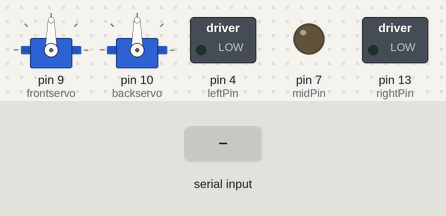
A sketch run on a simulated Arduino Uno, built with avr-gcc and run on an emulated ATmega328P. Parts: 2 × servo, switched loads named in the sketch (green lamp = pin HIGH), output pins drawn as LEDs (lit = HIGH). The test bench sets the inputs (shaded band). What the sketch prints to the serial monitor is not drawn.

Above: at 1.2 s.
1.3 s: "FTF:person:\n" received over the second serial link
At 1.9 s:
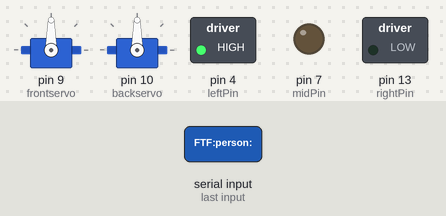
2.8 s: "person:\n" received over the second serial link
4.3 s: "person::45\n" received over the second serial link
Timing chart, 0 to 7.3 s (numbered marks = the images above; inputs shaded):
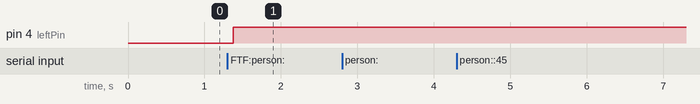

The sketch:

BluetoothTest14_-_Human_Tracker.ino
```cpp
/*
  Note from Will:  This code is only for testing BlueTooth communication and human tracking.
  Depending on a human's position, 3 possible LEDs will turn on and off.
  Example:  If human is standing to the left of center, leftPin LED will be turned on.

  This code is based on work by Sohail Shah of GemCode Studios.
  However, his code was meant for a wheeled vehicle with sonar/echo.

  This is a heavily modified, simplified version which is only for testing.  No robot/walker required.
*/

#include <Servo.h>
#include <SoftwareSerial.h>

SoftwareSerial BluePins(2, 3); // RX | TX
Servo frontservo, backservo;
// char walkpattern[] = {60, 120, 120, 120, 120, 60, 60, 60};
char walkpattern[] = {60, 120, 120, 60, 60, 120, 120, 60};
char walkleft[] = {60, 90, 90, 90, 90, 60, 60, 60, 60};
//char walkright[] = {60, 90, 90, 90, 90, 60, 60, 60, 60};

int delayT = 300;
bool walking = false;

String inputString = "";      // a String to hold incoming data
bool stringComplete = false;  // whether the string is complete

int rightPin = 13;
int midPin = 7;
int leftPin = 4;


int maxFOV = 600;             // Field of view in pixels from centre

int minSpeed = 120;           // Motors will starting turning around 120 value. Change to suit your motors.
int turnCount = 0;            // Count of how many times we have turned.
int forwardCount = 0;         // Forward count
int searchCount = 0;          // How many times have we searched.
int maxSearchWaitTime = 3000; // How long before searching people. (3 seconds)
int maxSearchCount = 10;
int maxForwardCount = 25;
int maxTurnCount = 5;
bool bGoForward = false;
bool bTurning = false;
bool bTurningRightLast = true;


int xVal = -2000;
int yVal = -2000;
String sXVal = "";            // Horizontal x value of target from centre 0,0
String sYVal = "";            // Vertical y value of target from centre 0,0
int distance = 1;             // Used to hold distance from sonar reading.

unsigned long StartTime = millis();

void setup() {

  Serial.begin(9600);
  BluePins.begin(9600);

  frontservo.attach(9);
  backservo.attach(10);

//60 is big step right
// 120 is big step left
// 90 is centered
  frontservo.write(90);
  backservo.write(90);

  pinMode(leftPin, OUTPUT);
  pinMode(midPin, OUTPUT);
  pinMode(rightPin, OUTPUT);

  Serial.println("Ard Object Detection & Tracking - Copyright: 2019");
}

void loop() {

 // Serial.println("LOOP start");
  bool bObjectFound = false;

  //
  // Handle Object Tracking:
  //
  if (stringComplete) {
    Serial.flush();
    if (inputString.startsWith("FTF:person:"))
    {
      Serial.println("FTF PERSON DETECTED");

      bObjectFound = true;
      searchCount = 0;

      //Serial.println(inputString);
      inputString.replace("FTF:person:", "");

      int colonPos = inputString.indexOf(":");
      if (colonPos > 0)
      {
        String objID = inputString.substring(0, colonPos);
        inputString.replace(objID + ":", "");

        int commaPos = inputString.indexOf(",");
        if (commaPos > 0)
        {
          sXVal = inputString.substring(0, commaPos);
          xVal = sXVal.toInt();
          int commaPos2 = inputString.indexOf(",", commaPos + 1);
          sYVal = inputString.substring(commaPos + 1, commaPos2);
          yVal = sYVal.toInt();

          Serial.println(sXVal + ":" + sYVal);
        }
      }
    }
    //
    // Standard tensor flow person object detected. If using this note robot may get confused between different people in close proximity:
    // From tests conducted this will however work faster than the above filtered detection. For this just select Tensor Flow Object Detection Only.
    //
    else if (inputString.startsWith("person:"))
    {
      Serial.println("PERSON DETECTED");
      Serial.println(inputString);
      inputString.replace("person:", "");
      bObjectFound = true;
      searchCount = 0;

      int colonPos = inputString.indexOf(":");
      if (colonPos > 0)
      {
        String objID = inputString.substring(0, colonPos);  // Could do something with ObjID, but ignored for now.
        inputString.replace(objID + ":", "");

        int commaPos = inputString.indexOf(",");
        if (commaPos > 0)
        {
          sXVal = inputString.substring(0, commaPos);
          xVal = sXVal.toInt();
          int commaPos2 = inputString.indexOf(",", commaPos + 1);
          sYVal = inputString.substring(commaPos + 1, commaPos2);
          yVal = sYVal.toInt();

          Serial.println(sXVal + ":" + sYVal);
        }
      }
    }

    // Is object detected if so now track it:
    if (bObjectFound)
    {
      searchCount = 0;    // Resets the search count so we can try search in case we lose the object during subsequent frames.

      xVal = constrain(xVal, -maxFOV, maxFOV);

      // turn on LED corresponding to where human is standing (mid, left, or right)
      if (xVal > -100 && xVal < 100)
      {
 Serial.print("Victim's x value is: ");
        Serial.println(xVal);
        forward();
        digitalWrite(midPin, HIGH);
        digitalWrite(leftPin, LOW);
        digitalWrite(rightPin, LOW);
      }
      else if (xVal < -100)
      {
         Serial.print("Victim's x value is: ");
        Serial.println(xVal);
        left();
        digitalWrite(leftPin, HIGH);
        digitalWrite(midPin, LOW);
        digitalWrite(rightPin, LOW);
      }
      else if (xVal > 100)
      {
        Serial.print("Victim's x value is: ");
        Serial.println(xVal);
        right();
        digitalWrite(midPin, LOW);
        digitalWrite(rightPin, HIGH);
        digitalWrite(leftPin, LOW);
      }
    }
    else
    {
      // Object Not Found:
      StartTime = millis(); // Start wait process until max wait time has elapsed before searching.

    }


    // clear the string:
    inputString = "";
    stringComplete = false;
  }
/*
  // Check if turning and control how long we continue turning before stopping.
  if (bTurning && turnCount > maxTurnCount)
  {
    Serial.println("TurnCount=" + String(turnCount));
    bTurning = false;
    stop(1);
    turnCount = 0;
  }
  else
  {
    turnCount++;
  }


  // Check if going forward and control how long we continue going forward before stopping.
  if (bGoForward && forwardCount > maxForwardCount)
  {
    bGoForward = false;
    stop(1);
    forwardCount = 0;
  }
  else
  {
    forwardCount++;
    delay(10);
  }

  unsigned long CurrentTime = millis();
  unsigned long ElapsedTime = CurrentTime - StartTime;
  if (ElapsedTime > maxSearchWaitTime && searchCount < maxSearchCount)
  {
    // Do search:
    bTurning = false;
    bGoForward = false;
    Serial.println("Searching After=" + String(ElapsedTime));
   // if (bTurningRightLast)
    //  right();
    //else
     // left();
    delay(200);
    stop(1);
    // Reset start time:
    StartTime = CurrentTime;
    searchCount++;
  }
*/
  serialEvent();
}   // end of LOOP *****************************************************************************************************


// MOVEMENT FUNCTIONS - UNNEEDED FOR COMMUNICATION / LED TESTING - fill these functions out later with robot walking movements

void stop(int period)
{}

void left()
{
  /*
  walking = true;
  Serial.println("Person detected to the LEFT.  Let's TURN LEFT.");
  for (int n = 0; n < 4; n++) {
    backservo.write(walkleft[2 * n]);
    delay(delayT);
    frontservo.write(walkleft[(2 * n) + 1]);
    delay(delayT);
  }
  walking = false;*/
}

void right()
{
  /*
  walking = true;
   Serial.println("Person detected to the RIGHT.  Let's TURN RIGHT.");
  for (int n = 0; n < 4; n++) {
    frontservo.write(walkleft[2 * n]);
    delay(delayT);
    backservo.write(walkleft[(2 * n) + 1]);
    delay(delayT);
    }
    walking = false;*/
}

void forward()
{
  walking = true;
  Serial.println("Person detected AHEAD.  Let's move FORWARD.");
  for (int n = 0; n < 4; n++) {
    /*
                            if(analogRead(0)>500){
                              Serial.print("If statement is running.  Analog reading: ");
                              Serial.println(analogRead(0));
                              frontservo.write(walkpattern[2*n]);
                              backservo.write(walkpattern[(2*n)+1]);
                            }*/

    // Serial.print("Else statement is running.  Analog reading: ");
    // Serial.println(analogRead(0));
    frontservo.write(walkpattern[2*n]);
    //delay(delayT);
    backservo.write(walkpattern[(2*n)+1]);
    delay(delayT);

  }
  walking = false;
}

  void reverse(int speed)
  {}

  /*
    SerialEvent occurs whenever a new data comes in the hardware serial RX. This
    routine is run between each time loop() runs, so using delay inside loop can
    delay response. Multiple bytes of data may be available.
  */
void serialEvent(){
 // if (walking == false){
  Serial.println("SERIAL start");
    while (BluePins.available()) {
      //Serial.println("BLUE PINS DETECTING  ************************************************************");
      // get the new byte:
      char inChar = (char)BluePins.read();
      // add it to the inputString:
      inputString += inChar;
      //Serial.println(inputString);
      // if the incoming character is a newline, set a flag so the main loop can
      // do something about it:
      if (inChar == '\n') {
        stringComplete = true;
      }
  //  }
  }
}
```

Measured:
- after the input at 1.3 s, pin 4 (leftPin): LOW → HIGH after 0.08 s
- after the input at 2.8 s, every drawn part: stays the same
- after the input at 4.3 s, every drawn part: stays the same
